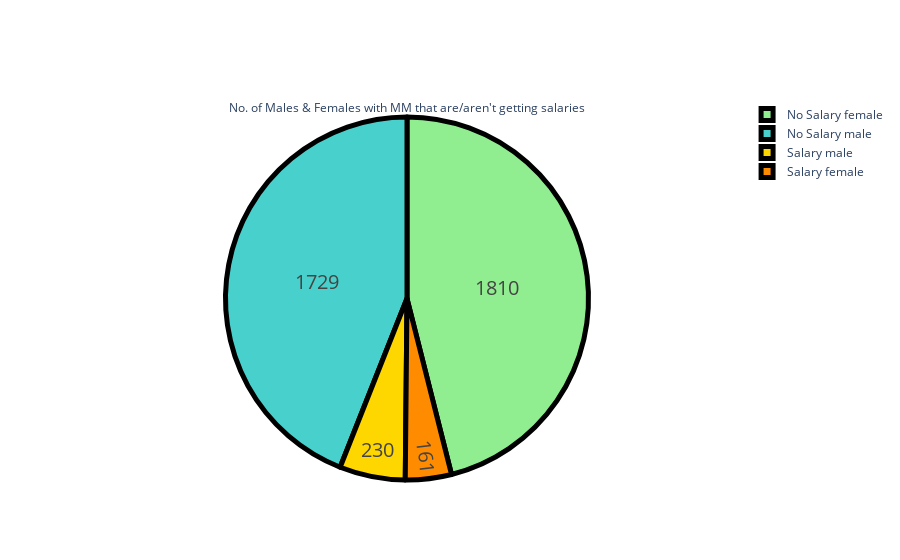

Write notebook code for a chart like this one.
### Code cell
import plotly.graph_objects as go
colors = ['gold', 'mediumturquoise', 'darkorange', 'lightgreen']

fig = go.Figure(data=[go.Pie(labels=['Salary male','No Salary male','Salary female','No Salary female'],
                             values=[230,1729,161,1810])])
fig.update_traces(title_text="No. of Males & Females with MM that are/aren't getting salaries",hoverinfo='label+percent', textinfo='value', textfont_size=20,
                  marker=dict(colors=colors, line=dict(color='#000000', width=5)))
fig.show()
fig.write_image('figure.png')

### Figure 1 — Plotly figure (JSON) as saved in the notebook; plotly's stock layout.template omitted (floating-point values rounded to 4 significant figures)
{"data": [{"hoverinfo": "label+percent", "labels": ["Salary male", "No Salary male", "Salary female", "No Salary female"], "marker": {"colors": ["gold", "mediumturquoise", "darkorange", "lightgreen"], "line": {"color": "#000000", "width": 5}}, "textfont": {"size": 20}, "textinfo": "value", "title": {"text": "No. of Males & Females with MM that are/aren't getting salaries"}, "type": "pie", "values": [230, 1729, 161, 1810]}], "layout": {}}
